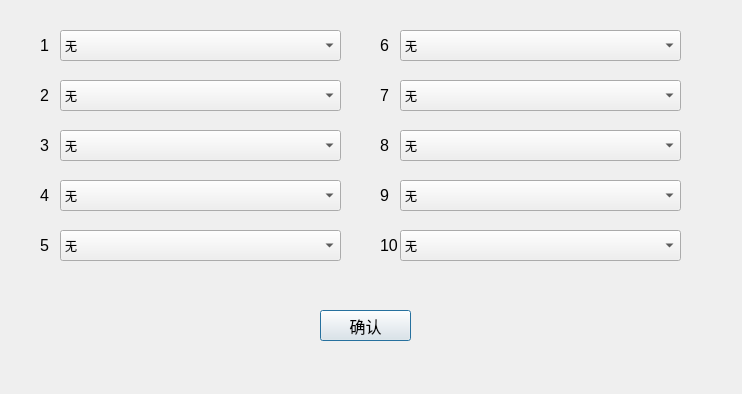
<?xml version="1.0" encoding="UTF-8"?>
<ui version="4.0">
 <class>EditMultiPoint</class>
 <widget class="QDialog" name="EditMultiPoint">
  <property name="geometry">
   <rect>
    <x>0</x>
    <y>0</y>
    <width>742</width>
    <height>394</height>
   </rect>
  </property>
  <property name="windowTitle">
   <string>Dialog</string>
  </property>
  <widget class="QComboBox" name="p1">
   <property name="geometry">
    <rect>
     <x>60</x>
     <y>30</y>
     <width>281</width>
     <height>31</height>
    </rect>
   </property>
   <item>
    <property name="text">
     <string>无</string>
    </property>
   </item>
  </widget>
  <widget class="QComboBox" name="p2">
   <property name="geometry">
    <rect>
     <x>60</x>
     <y>80</y>
     <width>281</width>
     <height>31</height>
    </rect>
   </property>
   <item>
    <property name="text">
     <string>无</string>
    </property>
   </item>
  </widget>
  <widget class="QComboBox" name="p3">
   <property name="geometry">
    <rect>
     <x>60</x>
     <y>130</y>
     <width>281</width>
     <height>31</height>
    </rect>
   </property>
   <item>
    <property name="text">
     <string>无</string>
    </property>
   </item>
  </widget>
  <widget class="QComboBox" name="p4">
   <property name="geometry">
    <rect>
     <x>60</x>
     <y>180</y>
     <width>281</width>
     <height>31</height>
    </rect>
   </property>
   <item>
    <property name="text">
     <string>无</string>
    </property>
   </item>
  </widget>
  <widget class="QComboBox" name="p5">
   <property name="geometry">
    <rect>
     <x>60</x>
     <y>230</y>
     <width>281</width>
     <height>31</height>
    </rect>
   </property>
   <item>
    <property name="text">
     <string>无</string>
    </property>
   </item>
  </widget>
  <widget class="QComboBox" name="p6">
   <property name="geometry">
    <rect>
     <x>400</x>
     <y>30</y>
     <width>281</width>
     <height>31</height>
    </rect>
   </property>
   <item>
    <property name="text">
     <string>无</string>
    </property>
   </item>
  </widget>
  <widget class="QComboBox" name="p7">
   <property name="geometry">
    <rect>
     <x>400</x>
     <y>80</y>
     <width>281</width>
     <height>31</height>
    </rect>
   </property>
   <item>
    <property name="text">
     <string>无</string>
    </property>
   </item>
  </widget>
  <widget class="QComboBox" name="p8">
   <property name="geometry">
    <rect>
     <x>400</x>
     <y>130</y>
     <width>281</width>
     <height>31</height>
    </rect>
   </property>
   <item>
    <property name="text">
     <string>无</string>
    </property>
   </item>
  </widget>
  <widget class="QComboBox" name="p9">
   <property name="geometry">
    <rect>
     <x>400</x>
     <y>180</y>
     <width>281</width>
     <height>31</height>
    </rect>
   </property>
   <item>
    <property name="text">
     <string>无</string>
    </property>
   </item>
  </widget>
  <widget class="QComboBox" name="p10">
   <property name="geometry">
    <rect>
     <x>400</x>
     <y>230</y>
     <width>281</width>
     <height>31</height>
    </rect>
   </property>
   <item>
    <property name="text">
     <string>无</string>
    </property>
   </item>
  </widget>
  <widget class="QLabel" name="label">
   <property name="geometry">
    <rect>
     <x>40</x>
     <y>30</y>
     <width>41</width>
     <height>31</height>
    </rect>
   </property>
   <property name="font">
    <font>
     <pointsize>12</pointsize>
    </font>
   </property>
   <property name="text">
    <string>1</string>
   </property>
  </widget>
  <widget class="QLabel" name="label_2">
   <property name="geometry">
    <rect>
     <x>40</x>
     <y>80</y>
     <width>41</width>
     <height>31</height>
    </rect>
   </property>
   <property name="font">
    <font>
     <pointsize>12</pointsize>
    </font>
   </property>
   <property name="text">
    <string>2</string>
   </property>
  </widget>
  <widget class="QLabel" name="label_3">
   <property name="geometry">
    <rect>
     <x>40</x>
     <y>130</y>
     <width>41</width>
     <height>31</height>
    </rect>
   </property>
   <property name="font">
    <font>
     <pointsize>12</pointsize>
    </font>
   </property>
   <property name="text">
    <string>3</string>
   </property>
  </widget>
  <widget class="QLabel" name="label_4">
   <property name="geometry">
    <rect>
     <x>40</x>
     <y>180</y>
     <width>41</width>
     <height>31</height>
    </rect>
   </property>
   <property name="font">
    <font>
     <pointsize>12</pointsize>
    </font>
   </property>
   <property name="text">
    <string>4</string>
   </property>
  </widget>
  <widget class="QLabel" name="label_5">
   <property name="geometry">
    <rect>
     <x>40</x>
     <y>230</y>
     <width>41</width>
     <height>31</height>
    </rect>
   </property>
   <property name="font">
    <font>
     <pointsize>12</pointsize>
    </font>
   </property>
   <property name="text">
    <string>5</string>
   </property>
  </widget>
  <widget class="QLabel" name="label_6">
   <property name="geometry">
    <rect>
     <x>380</x>
     <y>30</y>
     <width>41</width>
     <height>31</height>
    </rect>
   </property>
   <property name="font">
    <font>
     <pointsize>12</pointsize>
    </font>
   </property>
   <property name="text">
    <string>6</string>
   </property>
  </widget>
  <widget class="QLabel" name="label_7">
   <property name="geometry">
    <rect>
     <x>380</x>
     <y>80</y>
     <width>41</width>
     <height>31</height>
    </rect>
   </property>
   <property name="font">
    <font>
     <pointsize>12</pointsize>
    </font>
   </property>
   <property name="text">
    <string>7</string>
   </property>
  </widget>
  <widget class="QLabel" name="label_8">
   <property name="geometry">
    <rect>
     <x>380</x>
     <y>130</y>
     <width>41</width>
     <height>31</height>
    </rect>
   </property>
   <property name="font">
    <font>
     <pointsize>12</pointsize>
    </font>
   </property>
   <property name="text">
    <string>8</string>
   </property>
  </widget>
  <widget class="QLabel" name="label_9">
   <property name="geometry">
    <rect>
     <x>380</x>
     <y>180</y>
     <width>41</width>
     <height>31</height>
    </rect>
   </property>
   <property name="font">
    <font>
     <pointsize>12</pointsize>
    </font>
   </property>
   <property name="text">
    <string>9</string>
   </property>
  </widget>
  <widget class="QLabel" name="label_10">
   <property name="geometry">
    <rect>
     <x>380</x>
     <y>230</y>
     <width>41</width>
     <height>31</height>
    </rect>
   </property>
   <property name="font">
    <font>
     <pointsize>12</pointsize>
    </font>
   </property>
   <property name="text">
    <string>10</string>
   </property>
  </widget>
  <widget class="QPushButton" name="confirm">
   <property name="geometry">
    <rect>
     <x>320</x>
     <y>310</y>
     <width>91</width>
     <height>31</height>
    </rect>
   </property>
   <property name="font">
    <font>
     <pointsize>12</pointsize>
    </font>
   </property>
   <property name="text">
    <string>确认</string>
   </property>
  </widget>
 </widget>
 <resources/>
 <connections/>
</ui>
